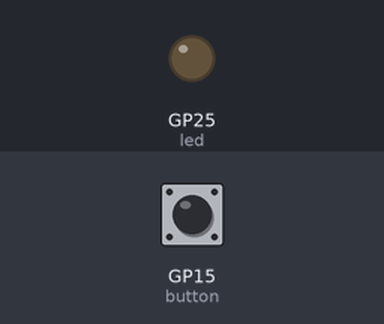
A program run on a simulated Raspberry Pi Pico running MicroPython. Parts: output pins drawn as LEDs (lit = HIGH). Dashed ring = blinking. The test bench sets the inputs (shaded band); at power-on: GP15 (button) HIGH. The clock reads 2024-03-15 10:24:30 at power-on unless the program sets it; what the program prints to the serial console is not drawn.

Above: at 1.2 s.
1.3 s: GP15 (button) pulled LOW for 0.15 s
At 1.4 s:
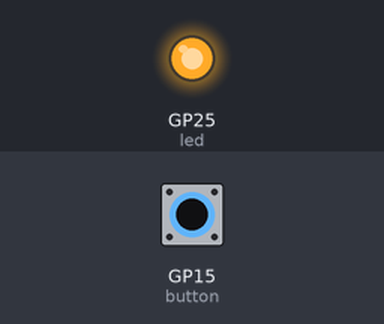
3.0 s: GP15 (button) pulled LOW for 1 s
At 4.5 s:
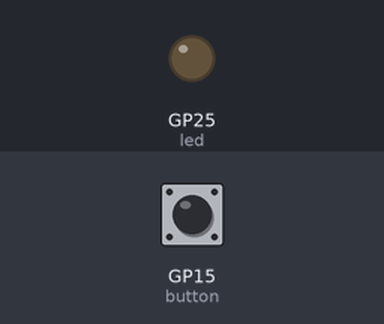
7.0 s: GP15 (button) pulsed LOW 2 times (0.12 s each, 0.3 s apart)
At 7.12 s:
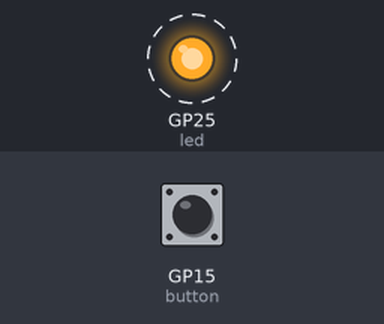
9.1 s: GP15 (button) driven LOW
At 9.9 s:
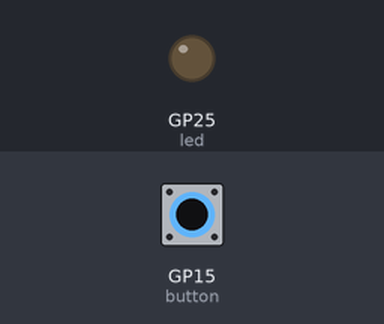
Timing chart, 0 to 12.1 s (numbered marks = the images above; inputs shaded):
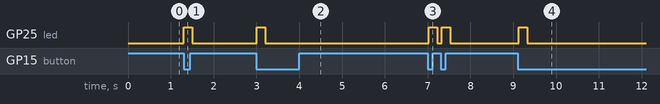

The program:

button_interrupt.py
```python
"""
按鈕中斷處理
使用中斷（Interrupt）方式處理按鈕輸入，更有效率

什麼是中斷？
中斷允許程式在特定事件發生時立即執行特定的程式碼，
而不需要持續輪詢（polling）檢查狀態。
"""

import machine
import time

# 全域變數
button_pressed = False
press_count = 0

def button_handler(pin):
    """
    按鈕中斷處理函式
    當按鈕狀態改變時會被呼叫

    參數:
        pin: 觸發中斷的 Pin 物件
    """
    global button_pressed, press_count

    # 簡單的防彈跳：檢查按鈕是否真的被按下
    if pin.value() == 0:
        button_pressed = True
        press_count += 1

# 初始化按鈕
button = machine.Pin(15, machine.Pin.IN, machine.Pin.PULL_UP)

# 設定中斷：當按鈕狀態從 HIGH 變成 LOW 時觸發
button.irq(trigger=machine.Pin.IRQ_FALLING, handler=button_handler)

# 初始化 LED
led = machine.Pin("LED", machine.Pin.OUT)

print("按鈕中斷示範")
print("按下按鈕會觸發中斷")
print("主程式可以執行其他任務")
print("按 Ctrl+C 停止程式")
print()

try:
    # 主迴圈可以執行其他任務
    while True:
        # 檢查是否有按鈕事件
        if button_pressed:
            button_pressed = False  # 重置旗標

            print(f"偵測到按鈕按下！（第 {press_count} 次）")

            # LED 閃爍
            led.on()
            time.sleep(0.2)
            led.off()

        # 主程式可以執行其他任務
        # 例如：顯示計時器
        print(f"運行時間: {time.time():.1f} 秒", end="\r")
        time.sleep(0.1)

except KeyboardInterrupt:
    print(f"\n程式已停止，總共按了 {press_count} 次")
    led.off()
```

Measured:
- after the input at 1.3 s, GP25 (led): LOW → HIGH at once, → LOW 0.20 s later
- after the input at 3.0 s, GP25 (led): LOW → HIGH at once, → LOW 0.20 s later
- after the input at 7.0 s, GP25 (led): alternates HIGH for 0.20 s and LOW for 0.10 s, 4 changes in all, then stays LOW, starting at once
- after the input at 9.1 s, GP25 (led): LOW → HIGH at once, → LOW 0.20 s later
